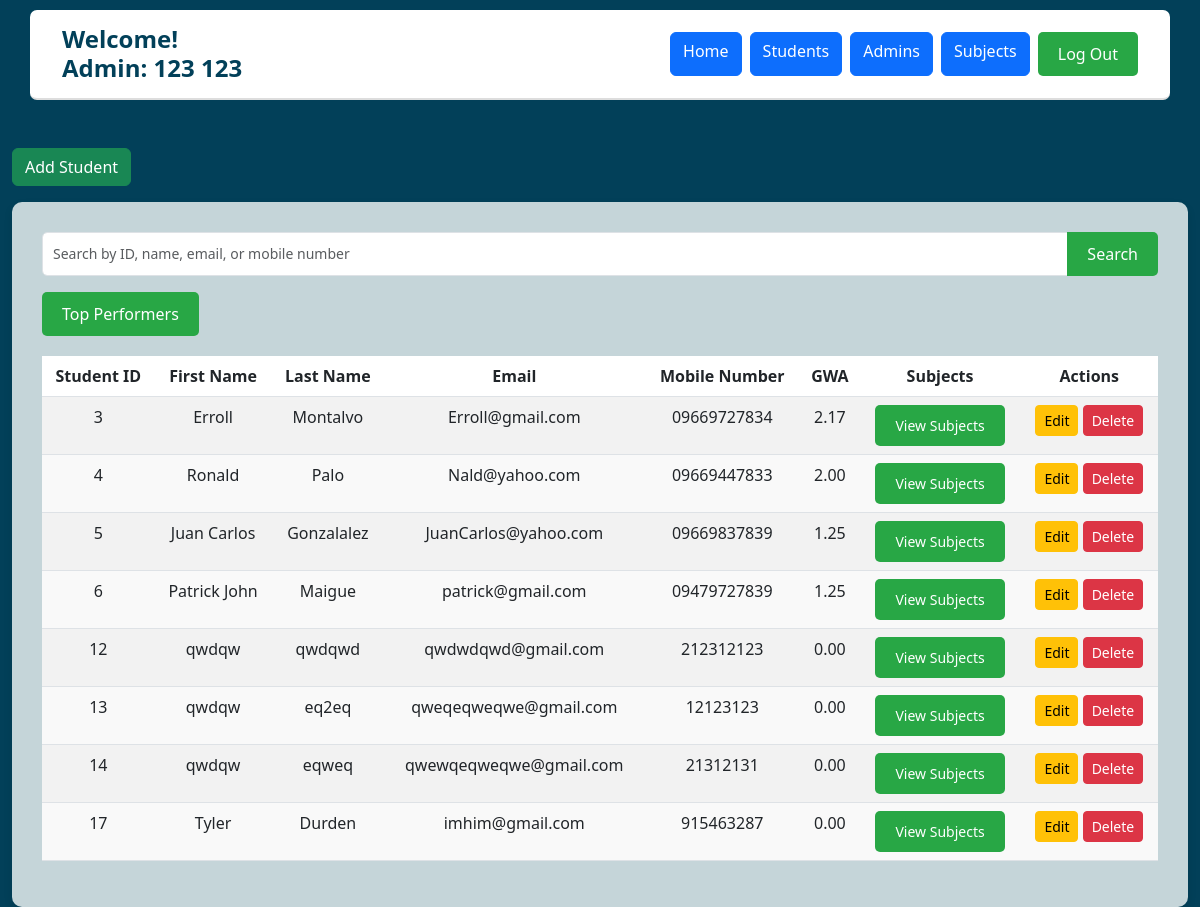
/student_crud.php (signed in), run on an earlier commit of the app's database.
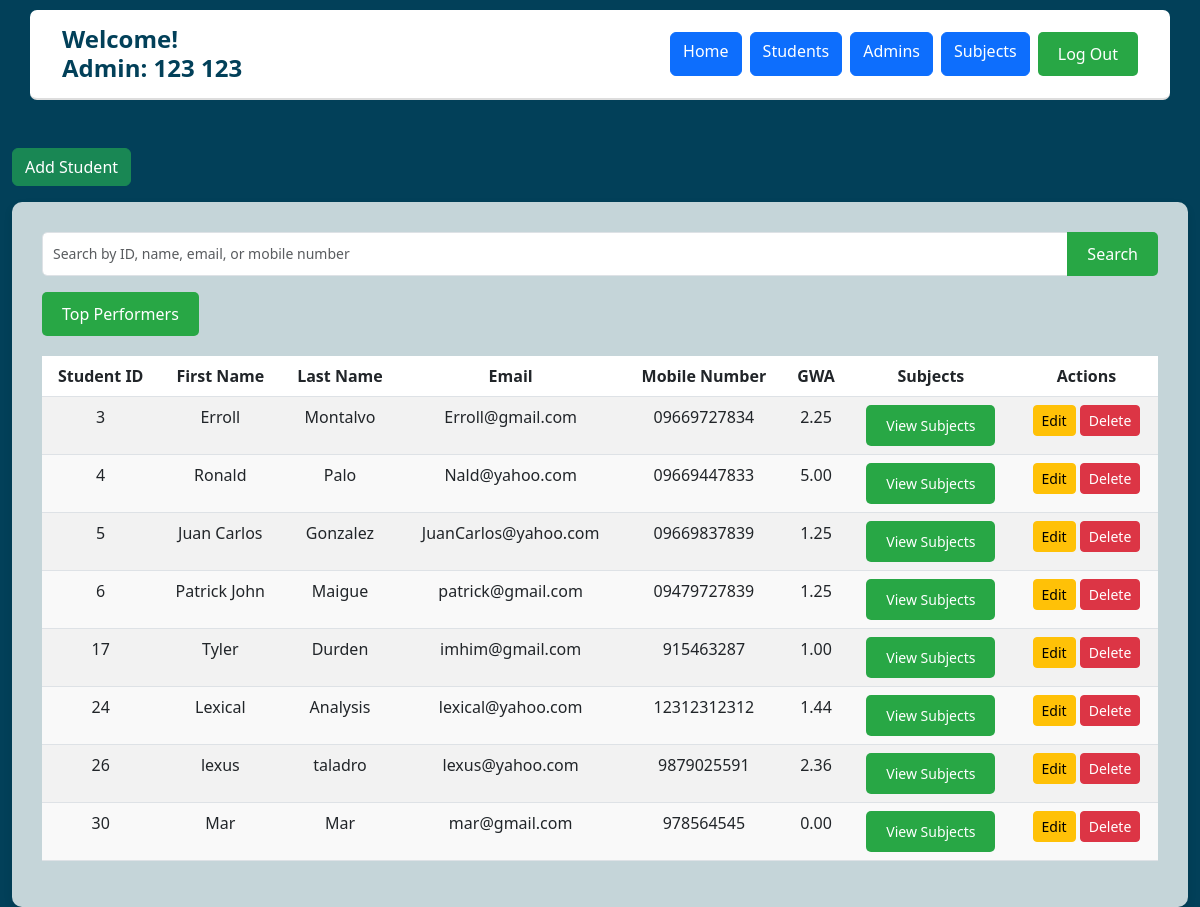
And on a later commit of the database.
### tables this page shows
CREATE TABLE `users` (
  `user_id` int(5) NOT NULL,
  `first_name` varchar(250) NOT NULL,
  `last_name` varchar(250) NOT NULL,
  `mobile_number` varchar(11) NOT NULL,
  `email` varchar(100) NOT NULL,
  `password` varchar(100) NOT NULL,
  `role` enum('Admin','Student') NOT NULL,
  `otp` varchar(6) DEFAULT NULL,
  `otp_expiry` datetime DEFAULT NULL,
  `is_verified` tinyint(1) DEFAULT 0
);

### student_crud.php (the view, shortened to what this page needs)
<?php
include ('base.php');
?>
    <div class="container mt-5">
        <button class="btn btn-success mb-3" data-bs-toggle="modal" data-bs-target="#addStudentModal">Add Student</button>
        <?php
        $search = isset($_GET['search']) ? $conn->real_escape_string($_GET['search']) : '';
        $query = "
            SELECT u.user_id, u.first_name, u.last_name, u.email, u.mobile_number
            FROM users u
            WHERE u.role = 'Student'
        ";
        $result = $conn->query($query);
        $students = [];
        while ($row = $result->fetch_assoc()) {
            $grades_query = "SELECT grades FROM grades WHERE user_id = " . $row['user_id'] . " AND grades IS NOT NULL";
            $grades_result = $conn->query($grades_query);
            $gwa = 0;
            $num_grades = 0;
            while ($grade_row = $grades_result->fetch_assoc()) {
                $gwa += $grade_row['grades'];
                $num_grades++;
            }
            if ($num_grades > 0) {
                $gwa = $gwa / $num_grades;
            } else {
                $gwa = 0;
            }
            $students[] = array_merge($row, ['gwa' => $gwa]);
        }
        ?>
        <div class="dashboard-container">
            <form method="get" action="" class="mb-3">
                <div class="input-group">
                    <input type="text" name="search" id="searchInput" class="form-control"
                        placeholder="Search by ID, name, email, or mobile number"
                        value="<?php echo htmlspecialchars($search); ?>">
                    <button type="submit" class="btn btn-primary">Search</button>
                </div>
            </form>
            <form method="get" action="" class="mb-3">
                <button type="submit" class="btn btn-success" name="top_performers" value="1">
                    Top Performers
                </button>
            </form>
            <table class="table table-striped">
                <thead>
                    <tr>
                        <th>Student ID</th>
                        <th>First Name</th>
                        <th>Last Name</th>
                        <th>Email</th>
                        <th>Mobile Number</th>
                        <th>GWA</th>
                        <th>Subjects</th>
                        <th>Actions</th>
                    </tr>
                </thead>
                <tbody>
                    <?php if (!empty($students)): ?>
                        <?php foreach ($students as $row): ?>
                            <tr>
                                <td><?php echo htmlspecialchars($row['user_id']); ?></td>
                                <td><?php echo htmlspecialchars($row['first_name']); ?></td>
                                <td><?php echo htmlspecialchars($row['last_name']); ?></td>
                                <td><?php echo htmlspecialchars($row['email']); ?></td>
                                <td><?php echo htmlspecialchars($row['mobile_number']); ?></td>
                                <td><?php echo number_format($row['gwa'], 2); ?></td>
                                <td>
                                    <form action="subjects_tab.php" method="get">
                                        <button type="submit" class="btn btn-view-subjects btn-sm">View Subjects</button>
                                    </form>
                                </td>
                                <td>
                                    <button class="btn btn-warning btn-sm"
                                            data-bs-toggle="modal"
                                            data-bs-target="#editModal<?php echo $row['user_id']; ?>">
                                        Edit
                                    </button>
                                    <button class="btn btn-danger btn-sm"
                                            data-bs-toggle="modal"
                                            data-bs-target="#deleteModal-<?php echo $row['user_id']; ?>">
                                        Delete
                                    </button>
                                </td>
                            </tr>
                        <?php endforeach; ?>
                    <?php else: ?>
                        <tr>
                            <td colspan="8" class="text-center">No students found.</td>
                        </tr>
                    <?php endif; ?>
                </tbody>
            </table>
        </div>
</body>
</html>

What changed in the data, as far as the page shows it:
removed users: user_id "12", first_name "qwdqw", last_name "qwdqwd", email "qwdwdqwd@gmail.com", mobile_number "212312123", gwa "0.00"
removed users: user_id "13", first_name "qwdqw", last_name "eq2eq", email "qweqeqweqwe@gmail.com", mobile_number "12123123", gwa "0.00"
removed users: user_id "14", first_name "qwdqw", last_name "eqweq", email "qwewqeqweqwe@gmail.com", mobile_number "21312131", gwa "0.00"
changed users "Erroll": gwa "2.17" → "2.25"
changed users "Ronald": gwa "2.00" → "5.00"
changed users "Juan Carlos": last_name "Gonzalalez" → "Gonzalez"
changed users "Tyler": gwa "0.00" → "1.00"
added users: user_id "24", first_name "Lexical", last_name "Analysis", email "lexical@yahoo.com", mobile_number "12312312312", gwa "1.44"
added users: user_id "26", first_name "lexus", last_name "taladro", email "lexus@yahoo.com", mobile_number "9879025591", gwa "2.36"
added users: user_id "30", first_name "Mar", last_name "Mar", email "mar@gmail.com", mobile_number "978564545", gwa "0.00"
